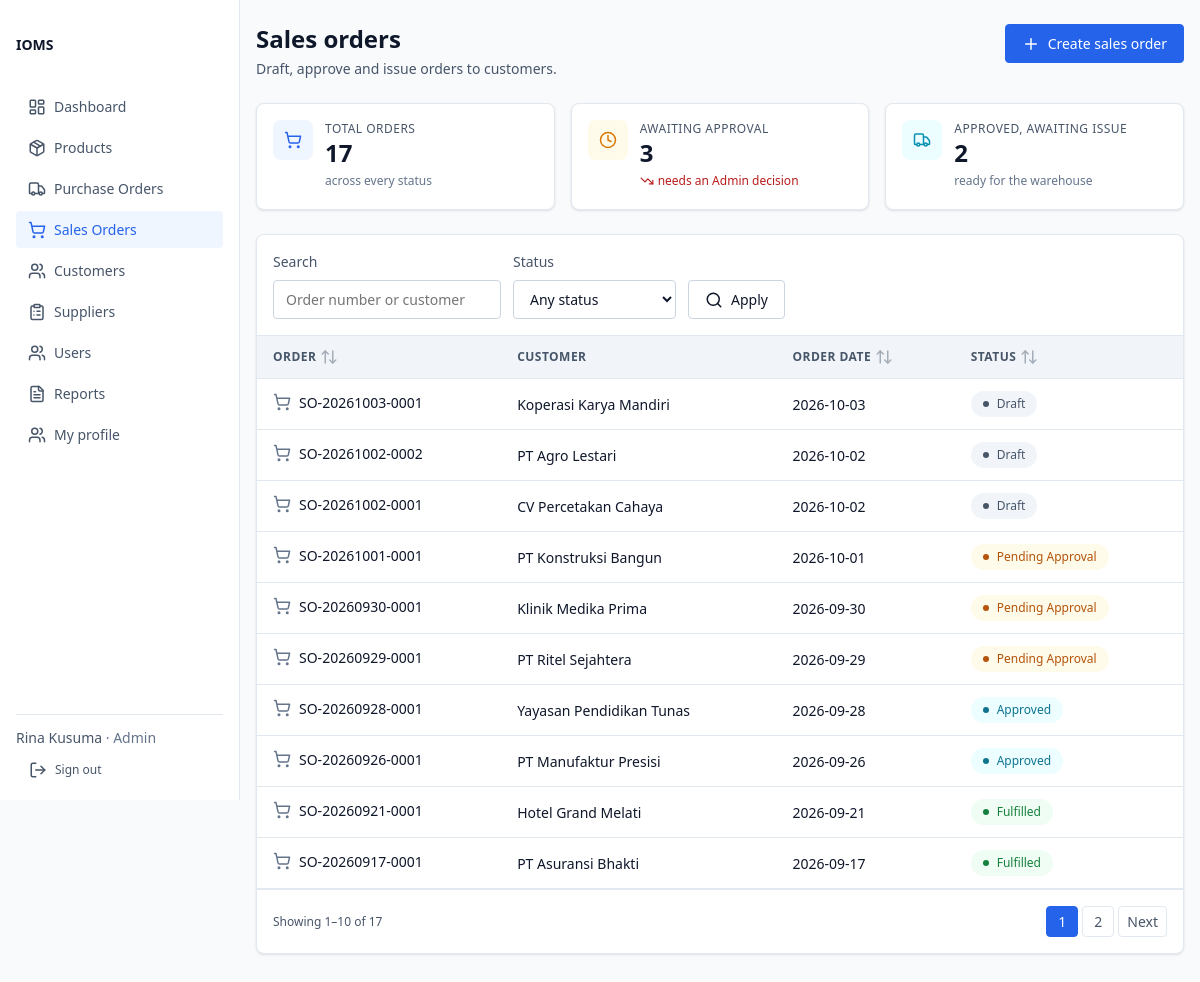
The app's page /sales-orders (signed in) with its own data.
### tables this page shows
CREATE TABLE IF NOT EXISTS `sales_order` (
    `id`           BIGINT UNSIGNED NOT NULL AUTO_INCREMENT,
    `order_number` VARCHAR(32)     NOT NULL,
    `customer_id`  BIGINT UNSIGNED NOT NULL,                   
    `created_by`   BIGINT UNSIGNED NOT NULL,                   
    `approved_by`  BIGINT UNSIGNED NULL,                       
    `warehouse_id` BIGINT UNSIGNED NOT NULL,                   
    `status`       ENUM('Draft', 'PendingApproval', 'Approved', 'Fulfilled', 'Cancelled')
                   NOT NULL DEFAULT 'Draft',                   
    `order_date`   DATE            NOT NULL,
    `approved_at`  DATETIME        NULL,
    `created_at`   DATETIME        NOT NULL,
    `updated_at`   DATETIME        NOT NULL,
    PRIMARY KEY (`id`),
    UNIQUE KEY `uq_sales_order_number` (`order_number`),
    KEY `ix_sales_order_status_date` (`status`, `order_date`),
    KEY `ix_sales_order_created_by` (`created_by`),
    KEY `ix_sales_order_customer` (`customer_id`),
    KEY `ix_sales_order_warehouse` (`warehouse_id`),
    CONSTRAINT `fk_sales_order_customer`
        FOREIGN KEY (`customer_id`) REFERENCES `customer` (`id`) ON DELETE RESTRICT,
    CONSTRAINT `fk_sales_order_created_by`
        FOREIGN KEY (`created_by`) REFERENCES `user` (`id`) ON DELETE RESTRICT,
    CONSTRAINT `fk_sales_order_approved_by`
        FOREIGN KEY (`approved_by`) REFERENCES `user` (`id`) ON DELETE RESTRICT,
    CONSTRAINT `fk_sales_order_warehouse`
        FOREIGN KEY (`warehouse_id`) REFERENCES `warehouse` (`id`) ON DELETE RESTRICT
);

### views/sales-orders/index.php (the view, shortened to what the rows shown need)
<?php
$badgeClass = static fn (SalesOrderStatus $status): string => match ($status) {
    SalesOrderStatus::Draft => 'badge--draft',
    SalesOrderStatus::PendingApproval => 'badge--pending',
    SalesOrderStatus::Approved => 'badge--approved',
    SalesOrderStatus::Fulfilled => 'badge--fulfilled',
    SalesOrderStatus::Cancelled => 'badge--cancelled',
};
?>
<div class="page-header">
    <div>
        <h1 class="page-title">Sales orders</h1>
    </div>
</div>
<div class="card">
    <?php if ($orders === [] && $hasFilters) : ?>
        <?= $view->renderPartial('layout/_empty-state', [
            'icon' => 'filter-x',
            'heading' => 'No sales orders match these filters',
            'text' => 'Try a different order number, customer or status, or clear the filters to see every order.',
            'actionLabel' => 'Clear filters',
            'actionHref' => '/sales-orders',
        ]) ?>
    <?php else : ?>
        <div class="table-wrap">
            <table class="table">
                <thead>
                    <tr>
                        <?= $view->renderPartial('layout/_sort-header', [
                            'label' => 'Order',
                            'sortKey' => 'number',
                            'basePath' => $basePath,
                            'filters' => $filters,
                        ]) ?>
                        <th scope="col">Customer</th>
                        <?= $view->renderPartial('layout/_sort-header', [
                            'label' => 'Order date',
                            'sortKey' => 'date',
                            'basePath' => $basePath,
                            'filters' => $filters,
                        ]) ?>
                        <?= $view->renderPartial('layout/_sort-header', [
                            'label' => 'Status',
                            'sortKey' => 'status',
                            'basePath' => $basePath,
                            'filters' => $filters,
                        ]) ?>
                    </tr>
                </thead>
                <tbody>
                    <?php foreach ($orders as $order) : ?>
                        <tr>
                            <td>
                                <a class="row-entity" href="/sales-orders/<?= (int) $order->id ?>">
                                    <svg class="icon" aria-hidden="true">
                                        <use href="/assets/icons/lucide-sprite.svg#shopping-cart"></use>
                                    </svg>
                                    <span class="cell-primary tabular"><?= View::e($order->orderNumber) ?></span>
                                </a>
                            </td>
                            <td><?= View::e($customerNames[$order->customerId] ?? '—') ?></td>
                            <td class="tabular"><?= View::e($order->orderDate) ?></td>
                            <td>
                                <span class="badge <?= $badgeClass($order->status) ?>">
                                    <?= View::e($order->status->label()) ?>
                                </span>
                            </td>
                        </tr>
                    <?php endforeach; ?>
                </tbody>
            </table>
        </div>
    <?php endif; ?>
</div>

### records on screen
sales_order: order_number "SO-20261003-0001", customer "Koperasi Karya Mandiri", order_date "2026-10-03", label "Draft"
sales_order: order_number "SO-20261002-0002", customer "PT Agro Lestari", order_date "2026-10-02", label "Draft"
sales_order: order_number "SO-20261002-0001", customer "CV Percetakan Cahaya", order_date "2026-10-02", label "Draft"
sales_order: order_number "SO-20261001-0001", customer "PT Konstruksi Bangun", order_date "2026-10-01", label "Pending Approval"
sales_order: order_number "SO-20260930-0001", customer "Klinik Medika Prima", order_date "2026-09-30", label "Pending Approval"
sales_order: order_number "SO-20260929-0001", customer "PT Ritel Sejahtera", order_date "2026-09-29", label "Pending Approval"
sales_order: order_number "SO-20260928-0001", customer "Yayasan Pendidikan Tunas", order_date "2026-09-28", label "Approved"
sales_order: order_number "SO-20260926-0001", customer "PT Manufaktur Presisi", order_date "2026-09-26", label "Approved"
sales_order: order_number "SO-20260921-0001", customer "Hotel Grand Melati", order_date "2026-09-21", label "Fulfilled"
sales_order: order_number "SO-20260917-0001", customer "PT Asuransi Bhakti", order_date "2026-09-17", label "Fulfilled"

### other values on screen
View::e($item['label']) "Dashboard"
View::e($item['label']) "Products"
View::e($item['label']) "Purchase Orders"
View::e($item['label']) "Sales Orders"
View::e($item['label']) "Customers"
View::e($item['label']) "Suppliers"
View::e($item['label']) "Users"
View::e($item['label']) "Reports"
View::e($item['label']) "My profile"
View::e($session->userName() ?? '') "Rina Kusuma"
View::e($role->label()) "Admin"
$summary['total'] "17"
$summary['pendingApproval'] "3"
$summary['awaitingIssue'] "2"
View::e($label) "ORDER ORDER DATE STATUS"
